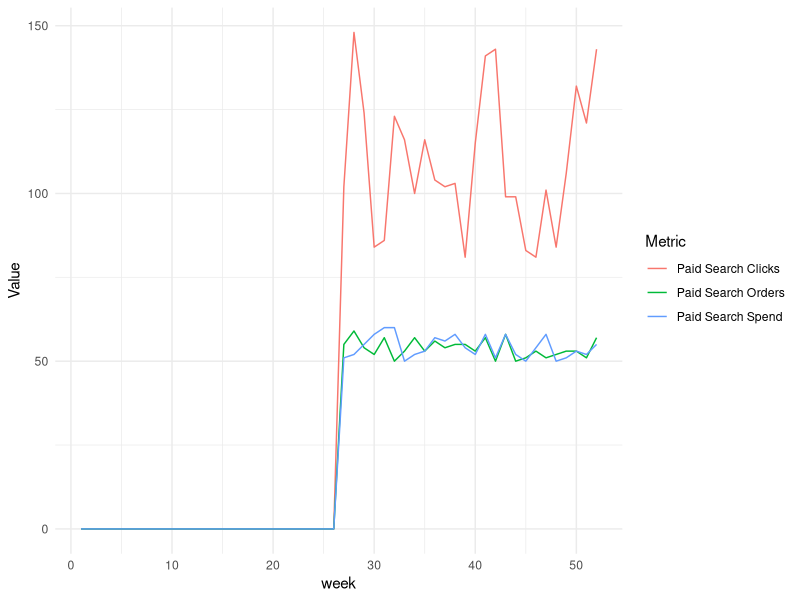
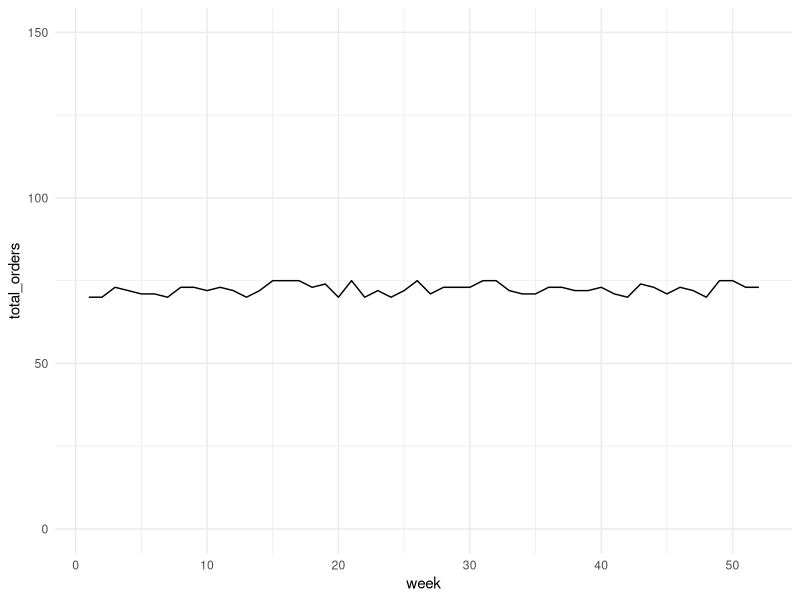
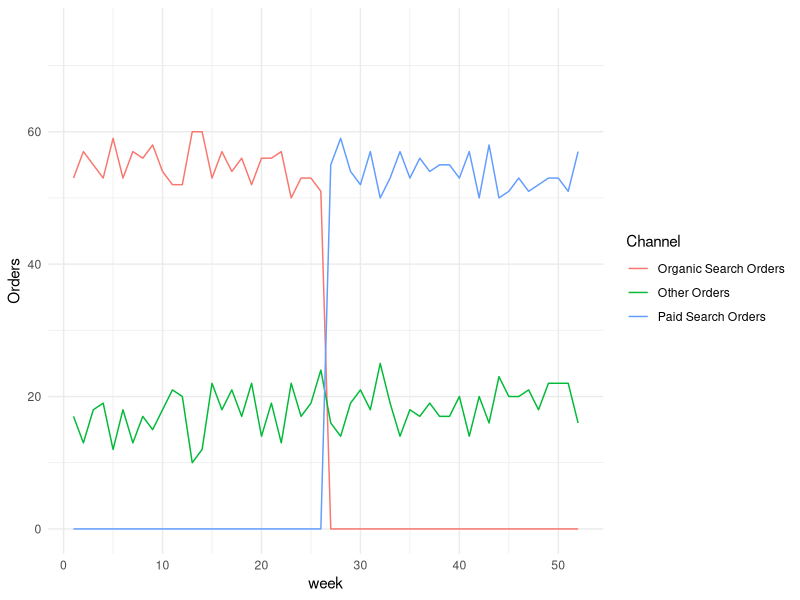

These charts were generated, in order, by the following R code:
library(tidyverse)

#### Paid search

spend <-  c(rep(0,26), sample(50:60, 26, replace = TRUE))
clicks <- c(rep(0,26), sample(75:150, 26, replace = TRUE))
paid_search_orders <- c(rep(0,26), sample(50:60, 26, replace = TRUE))

df_paid_search <- data.frame(
  week = seq(1:52),
  spend = spend,
  clicks = clicks,
  paid_search_orders = paid_search_orders
) %>%
  rename(`Paid Search Orders`=paid_search_orders, `Paid Search Clicks`=clicks, `Paid Search Spend` = spend) %>%
  pivot_longer(cols = !week, names_to = "Metric", values_to = "Value")


ggplot(data = df_paid_search, aes(x = week, y = Value, color = Metric)) + 
  geom_line() +
  theme_minimal()

write.csv(df_paid_search,"paid_search_metrics.csv")

#### ORDERS

total_orders <- sample(70:75, 52, replace = TRUE)

df_orders <- data.frame(
  week = seq(1:52),
  total_orders = total_orders
)

ggplot(data = df_orders, aes(x = week, y = total_orders)) + scale_y_continuous(limits=c(0,150)) +
  geom_line() +
  theme_minimal()

write.csv(df_orders,"orders.csv")

#### ORDERS BY CHANNEL
organic_orders <-  c(sample(50:60, 26, replace = TRUE),rep(0,26))
other_orders <- total_orders - organic_orders - paid_search_orders #subtract remaining

df_orders_by_channel <- data.frame(
  week = seq(1:52),
  organic_orders = organic_orders,
  paid_search_orders = paid_search_orders,
  other_orders = other_orders
) %>% 
  rename(`Organic Search Orders`=organic_orders, `Paid Search Orders`=paid_search_orders, `Other Orders`=other_orders) %>%
 pivot_longer(cols = !week, names_to = "Channel", values_to = "Orders")

ggplot(data = df_orders_by_channel, aes(x = week, y = Orders, color = Channel)) + scale_y_continuous(limits=c(0,75)) +
  geom_line() +
  theme_minimal()

write.csv(df_orders,"orders_by_channel.csv")

